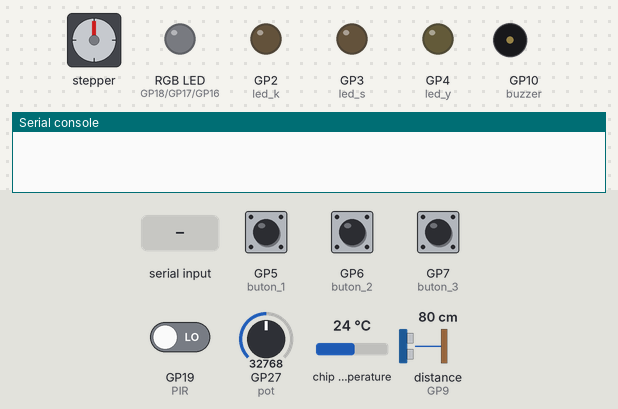
Simulated run of this program. Board: Raspberry Pi Pico running MicroPython. On the bench: stepper motor, an RGB LED mixed from three pins (HIGH = lit), output pins drawn as LEDs (lit = HIGH), buzzer (waves = sounding), the last lines printed to the serial console. The inputs (shaded band) are chosen by the test bench; at power-on: GP5 (buton_1), GP6 (buton_2), GP7 (buton_3), GP19 (PIR) LOW, GP27 (pot) = 32768, chip temperature 24 °C, distance to the obstacle (sensor on GP9) 80 cm (analog values on the 0–65535 scale). The echo pulse lasts 58.3 µs per cm; the stepper is drawn at 2048 steps a turn; pins used as bus, display or sensor lines are not drawn.

Above: at 1.2 s.
1.3 s: "F\n" received over the second serial link
At 1.75 s:
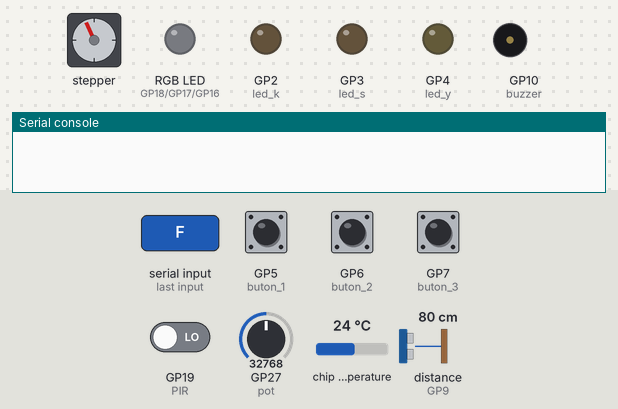
4.3 s: "S\n" received over the second serial link
At 7.0 s:
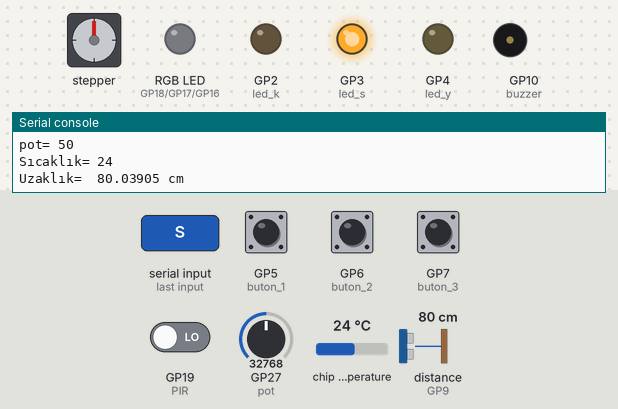
7.3 s: "Q\n" received over the second serial link
At 8.8 s:
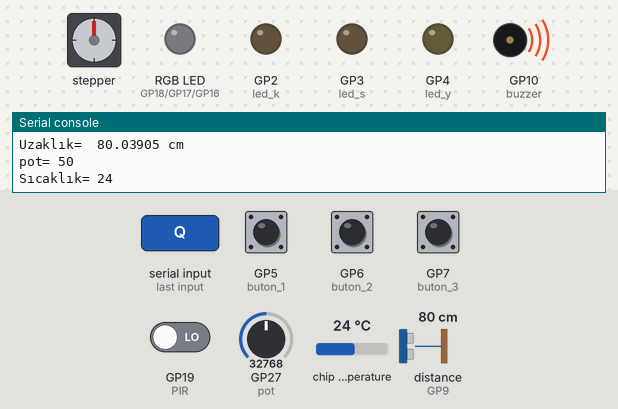
10.3 s: "V\n" received over the second serial link
At 10.59 s:
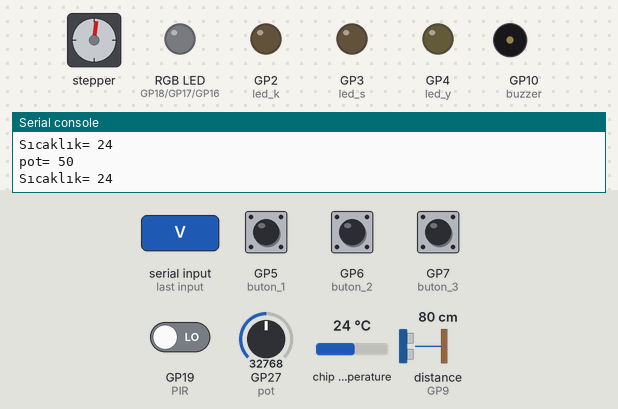
13.3 s: "K\n" received over the second serial link
At 15.3 s:
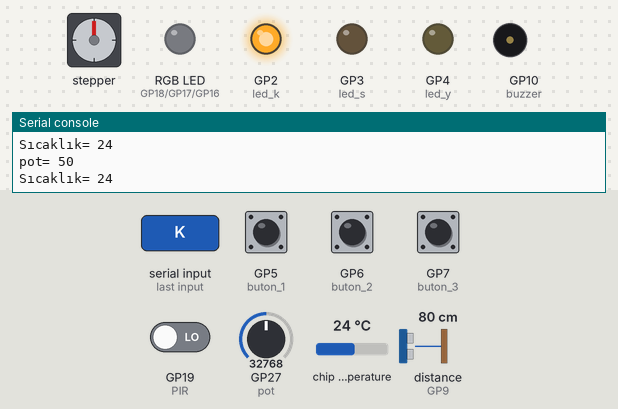
16.3 s: "Y\n" received over the second serial link
At 18.2 s:
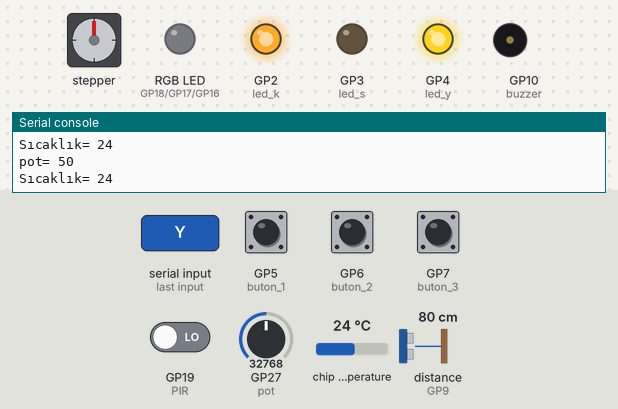
Timing chart, 0 to 19.6 s (numbered marks = the images above; inputs shaded):
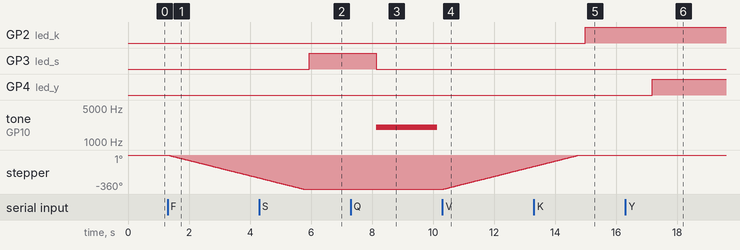

Measured:
- after the input at 1.3 s, stepper: keeps turning counter-clockwise at about 82°/s, starting at once
- after the input at 4.3 s, GP3 (led_s): LOW → HIGH after 1.6 s
- after the input at 7.3 s, GP3 (led_s): HIGH → LOW after 0.84 s; tone on GP10 (buzzer): silent → 2000 Hz after 0.84 s, → silent 2.0 s later
- after the input at 10.3 s, stepper: keeps turning clockwise at about 81°/s, starting after 0.05 s
- after the input at 13.3 s, GP2 (led_k): LOW → HIGH after 1.7 s
- after the input at 16.3 s, GP4 (led_y): LOW → HIGH after 0.88 s

The program:

7_BT_Test.py
```python
# Bluetooth Uygulaması #                     #// Bluetooth ile Pico bağlantısı uygulamasıdır.//#
# Bluetooth çalıştırmak için Bluetooth jumperın takılı olduğundan emin olun.

#Bluetooth kullanmak için önce mobil cihazınız ile DeneySeti üzerindeki HC-05 bluetooth modülünü eşleştirmeniz gerekir.
#// daha sonra ise mobil cihazınıza DeneySetini ve Picoyu kontrol edebilecek bir uygulama kurmanız gerekir.
#// Bunun için PlayStore mağazasındaki "Bluetooth Electronics" (keuwlsoft) uygulamasını kullanabilirsiniz.
#// Uygulamadan kendiniz arayüz tasarlayabileceğiniz gibi, hazır arayüzü indirmek için de uygulamadan "Load From Web Link" bağlantısını kullanabilirsiniz.
#// Hazır arayüz linki "https://raw.githubusercontent.com/cogullu/RPPicoDS/main/Bluetooth/RPPicoDS_Bluetooth.kwl"

from machine import Pin, UART, PWM, ADC
import utime

uart = UART(0, 9600)           # 0 numaralı UART protokolü üzerinde 9600 hızında veri iletişimi

led_k = Pin(2, Pin.OUT)        # Bluetooth üzerinden kontrol edilecek olan ledin bağlı olduğu pin
led_s = Pin(3, Pin.OUT)        # Bluetooth üzerinden kontrol edilecek olan ledin bağlı olduğu pin
led_y = Pin(4, Pin.OUT)        # Bluetooth üzerinden kontrol edilecek olan ledin bağlı olduğu pin

buzzer = PWM(Pin(10))          # Buzzer Pin
buzzer.freq(2000);
buzzer.duty_u16(0)

pot = ADC(27)
potdeger=0
potdeger1="0"


RGB_blue = PWM(Pin(16))    # RGB Mavi LED
RGB_green = PWM(Pin(17))   # RGB Yeşil LED
RGB_red = PWM(Pin(18))     # RGB Kırmızı LED

RGB_red.freq(1000)
RGB_green.freq(1000)
RGB_blue.freq(1000)

Rdeger, Gdeger, Bdeger ="0","0","0"
Rdeger1, Gdeger1, Bdeger1 = 0, 0, 0
Rdeger2, Gdeger2, Bdeger2 = 0, 0, 0

led_k.value(0)
led_s.value(0)
led_y.value(0)

buton_1 = Pin(5, Pin.IN, Pin.PULL_DOWN)
buton_2 = Pin(6, Pin.IN, Pin.PULL_DOWN)
buton_3 = Pin(7, Pin.IN, Pin.PULL_DOWN)

PIR = Pin(19, Pin.IN, Pin.PULL_DOWN)
ldr = ADC(26)
sicaklik_Pini = ADC(4)
donusturme_carpani = 3.3 / (65535)


def convert(x, in_min, in_max, out_min, out_max):    # Analog giriş değerini yüzdesel orantılamak için
    return (x - in_min) * (out_max - out_min) // (in_max - in_min) + out_min


trigger = Pin(8, Pin.OUT)               # Sinyal gönderen pindir.
echo = Pin(9, Pin.IN)                   # Gönderilen sinyali okuyan pindir.

#----------------------------------Buton 3'e basıldığında mesafeyi ölçen fonksiyon------------------------------------------#
def mesafe():                           # Mesafeyi hesaplayan fonksiyon.
   trigger.low()                        # trig pinini kapattık.
   utime.sleep_us(2)                    # 2 mikrosnaiye kapalı bekledik.
   trigger.high()                       # trig pinini açtık.
   utime.sleep_us(5)                    # trig pinini 5 mikrosnaiye açık bıraktık, böylece mesafeyi ölçmek için 5 mikrosaniye sinyal gönderdik.
   trigger.low()                        # Sinyali gönderdikten sonra trig pinini tekrar kapattık.
   # Aşağıda echo pini ile trigden gönderdiğimiz sinyali okuyacağız.
   while echo.value() == 0:             # Burada sinyal almadığı zaman ölçülüyor.
       sinyalKapali = utime.ticks_us()
   while echo.value() == 1:             # Burada sinyal aldığı zaman ölçülüyor.
       sinyalAcik = utime.ticks_us()
   gecenZaman = sinyalAcik - sinyalKapali    # İki sinyal arasındaki geçen zaman hesaplanıyor.
   uzaklik = (gecenZaman * 0.0343) / 2 # Uzaklık ölçülen zaman göre hesaplanıyor. Formül HC-SR04' ün çalışma prensibidir.
   uzaklik1="uzaklik=" + str(uzaklik)
   print("Uzaklık= ",uzaklik,"cm")
   uart.write(uzaklik1)
#------------------------------------------------------------------------------------#

#--------------------------------------Step Motorlar----------------------------------------#
in_1 = Pin(11, Pin.OUT)
in_2 = Pin(12, Pin.OUT)
in_3 = Pin(13, Pin.OUT)
in_4 = Pin(14, Pin.OUT)

Pinler = [in_1, in_2, in_3, in_4]

Adimlar =[
  [1,0,0,0],
  [1,1,0,0],
  [0,1,0,0],
  [0,1,1,0],
  [0,0,1,0],
  [0,0,1,1],
  [0,0,0,1],
  [1,0,0,1]
  ]

def tamTurGeri(turSayisi=1, hiz=100):              # tur sayısı kadar saat yönünde ileri tam tur atar.
    if turSayisi<=0 or isinstance(turSayisi, int)==False or isinstance(hiz, int)==False  or hiz<=0 or hiz>100:   # Girilen parametrelerin doğruluğu kontrol ediliyor.
        print("tamTurIleri Fonksiyonu İçin Geçersiz Parametre")
        return
    hiz= convert(hiz, 1, 100, 100, 1)       # Bekleme süresi tersleniyor, böylece hız arttırılıyor.

    for t in range(turSayisi):
        for z in range(512):
            for i in range(8):
                for j in range(4):
                    Pinler[j].value(Adimlar[i][j])
                utime.sleep_ms(hiz)

def tamTurIleri(turSayisi=1, hiz=100):       # tur sayısı kadar saat yönünde geri tam tur atar.
    if turSayisi<=0 or isinstance(turSayisi, int)==False or isinstance(hiz, int)==False or hiz<=0 or hiz>100:   # Girilen parametrelerin doğruluğu kontrol ediliyor.
        print("tamTurGeri Fonksiyonu İçin Geçersiz Parametre")
        return
    hiz= convert(hiz, 1, 100, 100, 1)       # Bekleme süresi tersleniyor, böylece hız arttırılıyor.

    for t in range(turSayisi):
        for z in range(512):
            for i in range(7,-1,-1):
                for j in range(4):
                    Pinler[j].value(Adimlar[i][j])
                utime.sleep_ms(hiz)
#------------------------------------------------------------------------------------#


while True:
    try:

        if uart.any() > 0:            # Bluetooth ile Picoya bağlı cihazdan herhangi bir veri gelirse
            data = uart.readline()    # Gelen 1 satırlık veriyi data isimli değişkene kaydet

# # # # # # ---------------------------------------Reset Butonu-----------------------------------------------------------------
            if 'Q' in data:           # Gelen veride Q karakteri varsa, Reset Butonu
                buzzer.duty_u16(40000)
                uart.write("*S*")     # Buzzer

                uart.write("*rR0G0B0*")  # uygulamdaki kırmızı ledi söndür
                led_k.value(0)
                uart.write("*gR0G0B0*")  # uygulamdaki yeşil ledi söndür
                led_s.value(0)
                uart.write("*yR0G0B0*")  # uygulamdaki sarı ledi söndür
                led_y.value(0)
                uart.write("*LR0G0B0*")  # uygulamdaki RGB ledi söndür
                RGB_red.duty_u16(0)
                RGB_green.duty_u16(0)
                RGB_blue.duty_u16(0)

                utime.sleep(2)
                buzzer.duty_u16(0)

# # # # # # ---------------------------------------Step Motorlar-----------------------------------------------------------------
            if 'F' in data:
                tamTurIleri(1,100)
            if 'V' in data:
                tamTurGeri(1,100)


# # # # # # ---------------------------------------RGB LED'ler-----------------------------------------------------------------
            if 'R' in data:           # Gelen veride R karakteri varsa
                gecici = str(data)    # Gelen veriyi stringe çevir
                for i in range(len(gecici)-4,0,-1):  # R'den sonra gelen 2 karakteri almak için sondan 4. karakterden başa doğru R'yi ara
                    if gecici[i] == "R":
                        Rdeger= gecici[i+1]+gecici[i+2]   #R karakterinden sonraki 2 değeri deger değişkenine aktar
                        print("RGB Kırmızı Değeri=", Rdeger)
                        Rdeger1 = convert(int(Rdeger), 10, 99, 0, 65530)
                        RGB_red.duty_u16(Rdeger1)
                        Rdeger2 = convert(int(Rdeger), 10, 99, 0, 255)
                        RGBDeger= "*LR" + str(Rdeger2) + "G" + str(Gdeger2) + "B" + str(Bdeger2) + "*"
                        uart.write(RGBDeger)
                        break

            if 'G' in data:           # Gelen veride G karakteri varsa
                gecici = str(data)    # Gelen veriyi stringe çevir
                for i in range(len(gecici)-4,0,-1):  # G'den sonra gelen 2 karakteri almak için sondan 4. karakterden başa doğru G'yi ara
                    if gecici[i] == "G":
                        Gdeger= gecici[i+1]+gecici[i+2]   #G karakterinden sonraki 2 değeri deger değişkenine aktar
                        print("RGB Yeşil Değeri=", Gdeger)
                        Gdeger1 = convert(int(Gdeger), 10, 99, 0, 65530)
                        RGB_green.duty_u16(Gdeger1)
                        Gdeger2 = convert(int(Gdeger), 10, 99, 0, 255)
                        RGBDeger= "*LR" + str(Rdeger2) + "G" + str(Gdeger2) + "B" + str(Bdeger2) + "*"
                        uart.write(RGBDeger)
                        break
            if 'B' in data:           # Gelen veride B karakteri varsa
                gecici = str(data)    # Gelen veriyi stringe çevir
                for i in range(len(gecici)-4,0,-1):  # B'den sonra gelen 2 karakteri almak için sondan 4. karakterden başa doğru B'yi ara
                    if gecici[i] == "B":
                        Bdeger= gecici[i+1]+gecici[i+2]   #B karakterinden sonraki 2 değeri deger değişkenine aktar
                        print("RGB Mavi Değeri=", Bdeger)
                        Bdeger1 = convert(int(Bdeger), 10, 99, 0, 65530)
                        RGB_blue.duty_u16(Bdeger1)
                        Bdeger2 = convert(int(Bdeger), 10, 99, 0, 255)
                        RGBDeger= "*LR" + str(Rdeger2) + "G" + str(Gdeger2) + "B" + str(Bdeger2) + "*"
                        uart.write(RGBDeger)
                        break

# # # # # # --------------------------------------------K-Y-S LED'ler-------------------------------------------------------------

            if 'K' in data:           # Gelen veride K karakteri varsa,
                uart.write("*rR255G0B0*")  # Kırmızı Ledi Yak/Söndür
                led_k.toggle()
                if PIR.value():                         # PIR Sensörü Kontrolü
                    uart.write("PIR OK!\n")
                else:
                    uart.write("PIR NOT\n")
                utime.sleep(2)

            if 'S' in data:           # Gelen veride S karakteri varsa,
                uart.write("*yR255G255B0*")  # Sarı Ledi Yak/Söndür
                led_s.toggle()
                mesafe()                     # HC-SR04 Ultrasonic Kontrolü
                utime.sleep(2)

            if 'Y' in data:           # Gelen veride Y karakteri varsa,
                uart.write("*gR0G255B0*")  # Yeşil Ledi Yak/Söndür
                led_y.toggle()
                ldrDeger =  ldr.read_u16()   # LDR Kontrolü
                ldrDeger1 = "LDR=" + str(ldrDeger)
                uart.write(ldrDeger1)
                utime.sleep(2)

# # # # # # ---------------------------------------Potansiyometre Kontrol-----------------------------------------------------------------
            potdeger= convert(pot.read_u16(), 0, 65535, 0, 100)
            potdeger1="*D"+str(potdeger)+"*"
            uart.write(potdeger1)
            print("pot=", potdeger)

# # # # # # ---------------------------------------Dahili Sıcaklık Kontrol-----------------------------------------------------------------
            okunan = sicaklik_Pini.read_u16() * donusturme_carpani
            sicaklik_Degeri = int(27 - (okunan - 0.706)/0.001721)
            sicaklikDegeri1=str(sicaklik_Degeri)
            print("Sıcaklık=", sicaklikDegeri1)
            sicaklikDegeri1="*E" + sicaklikDegeri1 + "*"
            uart.write(sicaklikDegeri1)

            utime.sleep(0.2)

# # # # # # ---------------------------------------3 Buton Kontrol-----------------------------------------------------------------
        if buton_1.value() == 1:
            print("Buton 1 OK!")
            uart.write("Buton 1 OK! \n")
            utime.sleep(1)

        if buton_2.value() == 1:
            print("Buton 2 OK!")
            uart.write("Buton 2 OK! \n")
            utime.sleep(1)

        if buton_3.value() == 1:
            print("Buton 3 OK!")
            uart.write("Buton 3 OK! \n")
            utime.sleep(1)

    except:
        print("Hay Aksi Birşeyler Yanlış Gitti!")
```
